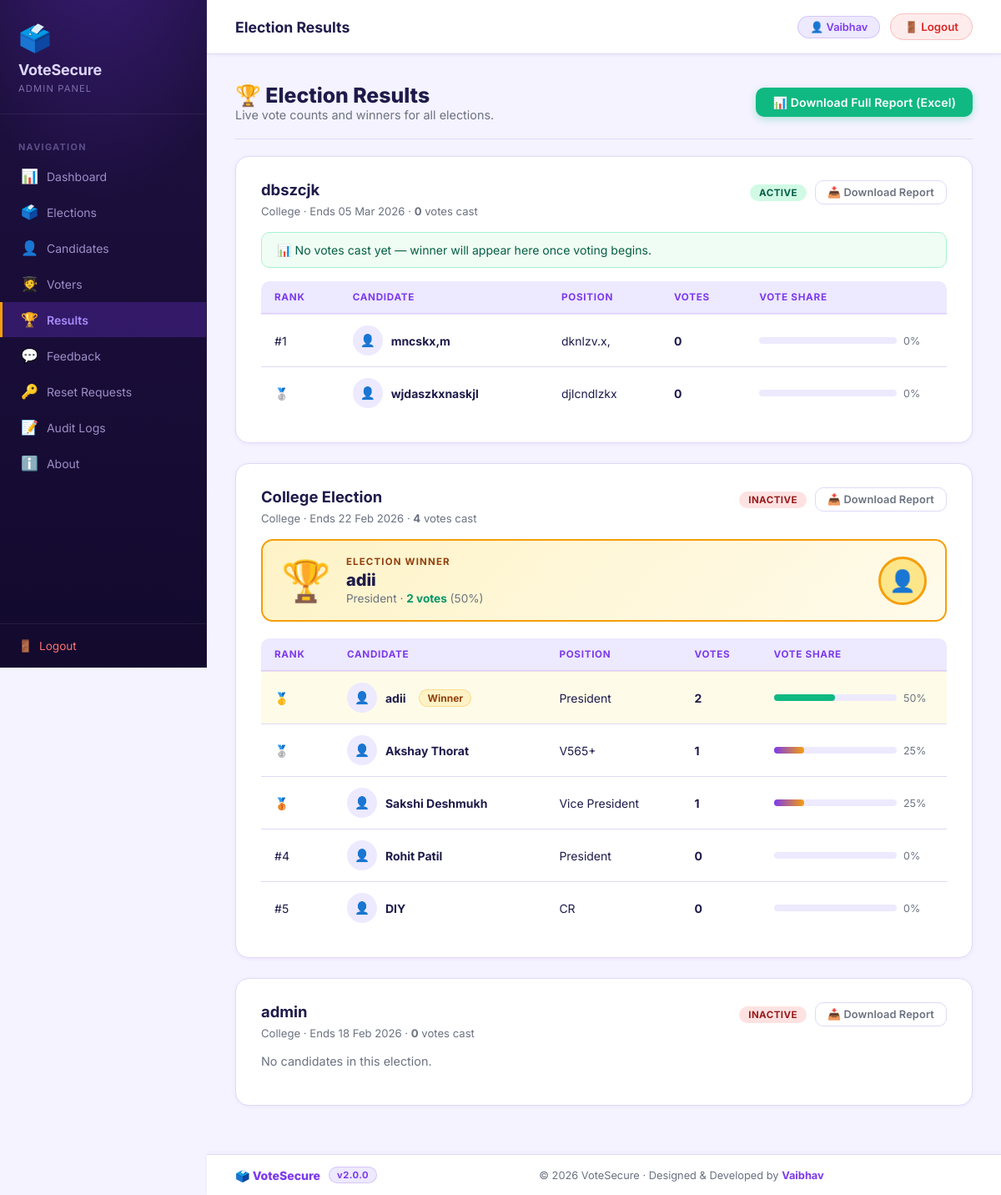
The app's page /admin/results.php (signed in), older data.
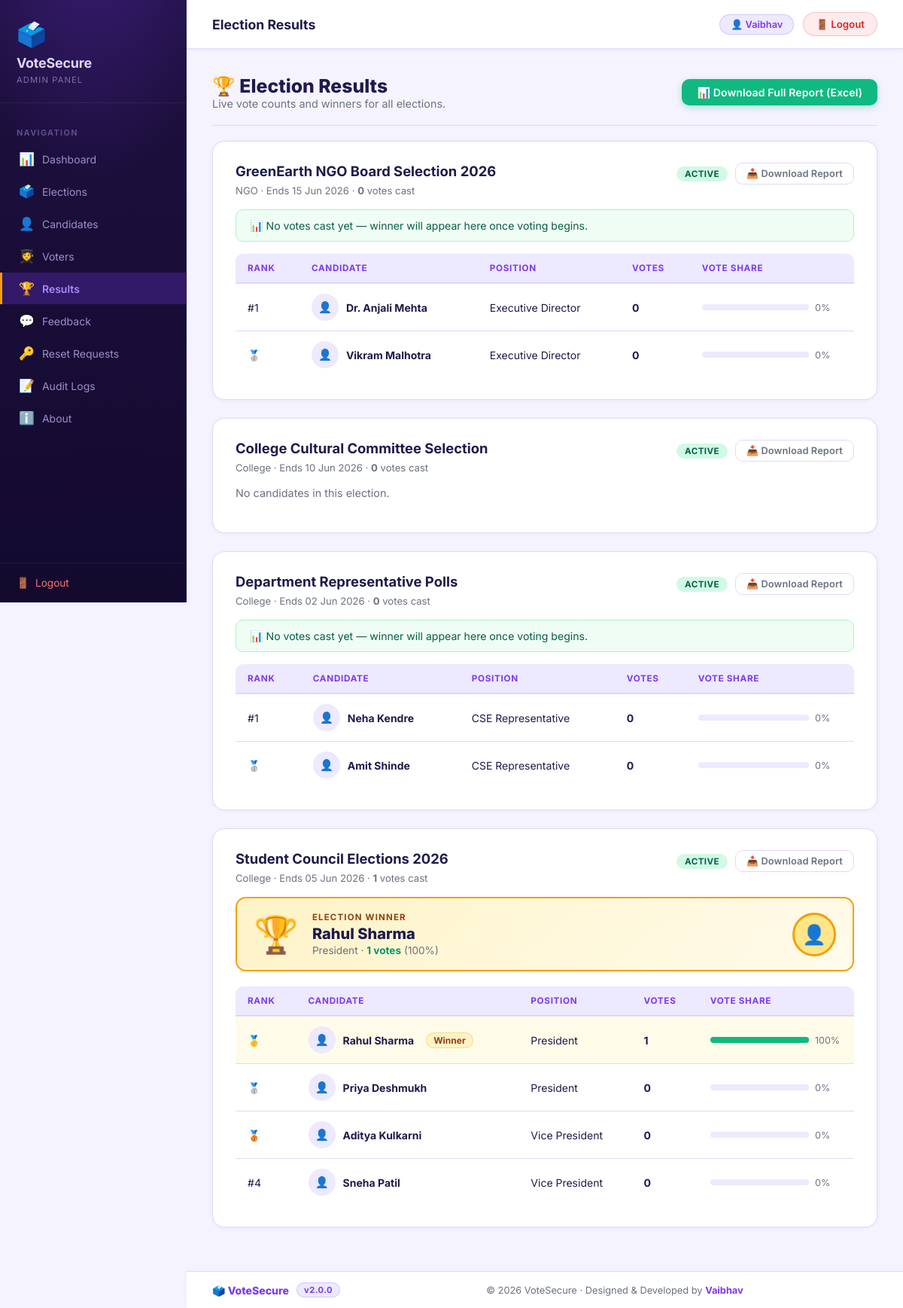
The same page, newer data.
### tables this page shows
CREATE TABLE `elections` (
  `id` int(11) NOT NULL,
  `title` varchar(255) NOT NULL,
  `type` varchar(100) NOT NULL,
  `start_date` date NOT NULL,
  `end_date` date NOT NULL,
  `status` varchar(20) DEFAULT 'Inactive',
  `winner_id` int(11) DEFAULT NULL
);

CREATE TABLE `candidates` (
  `id` int(11) NOT NULL,
  `name` varchar(100) NOT NULL,
  `position` varchar(100) NOT NULL,
  `election_id` int(11) NOT NULL,
  `image` varchar(255) DEFAULT NULL,
  `manifesto` text DEFAULT NULL
);

### admin/results.php (the view, shortened to what the changed rows need)
<?php
include("../config/database.php");
include("includes/header.php");
$elections = $conn->query("SELECT * FROM elections ORDER BY id DESC")->fetch_all(MYSQLI_ASSOC);
?>
<div style="display:flex;align-items:center;justify-content:space-between;flex-wrap:wrap;gap:12px;margin-bottom:6px;">
    <div>
        <h1 class="page-title" style="margin-bottom:0;">🏆 Election Results</h1>
    </div>
</div>
<?php foreach ($elections as $election):
    $eid = (int)$election['id'];
    $cands = $conn->query(
        "SELECT c.id, c.name, c.position, c.image, COUNT(v.id) AS votes
         FROM candidates c
         LEFT JOIN votes v ON c.id = v.candidate_id
         WHERE c.election_id = $eid
         GROUP BY c.id
         ORDER BY votes DESC"
    )->fetch_all(MYSQLI_ASSOC);
    $total_votes = array_sum(array_column($cands, 'votes'));
    $max_votes   = !empty($cands) ? (int)$cands[0]['votes'] : 0;
    $winner      = ($max_votes > 0 && !empty($cands)) ? $cands[0] : null;
?>
<div class="card">
    <div style="display:flex;align-items:flex-start;justify-content:space-between;gap:12px;margin-bottom:16px;flex-wrap:wrap;">
        <div>
            <h2 style="font-size:1.15rem;font-weight:700;margin:0 0 4px;">
                <?php echo htmlspecialchars($election['title']); ?>
            </h2>
            <span style="font-size:.82rem;color:#6b7280;">
                <?php echo htmlspecialchars($election['type']); ?> ·
                Ends <?php echo date('d M Y', strtotime($election['end_date'])); ?> ·
                <strong><?php echo $total_votes; ?></strong> votes cast
            </span>
        </div>
        <div style="display:flex;align-items:center;gap:10px;">
            <span class="badge <?php echo $election['status']==='Active' ? 'badge-success' : 'badge-danger'; ?>">
                <?php echo $election['status']; ?>
            </span>
            <a href="export_results.php?election=<?php echo $eid; ?>"
               class="btn btn-outline btn-sm" target="_blank"
               title="Download Excel report for this election only">
                📥 Download Report
            </a>
        </div>
    </div>
    <?php if ($winner): ?>
    <div style="
        background: linear-gradient(135deg, #fef3c7, #fffbeb);
        border: 2px solid #f59e0b;
        border-radius: 14px;
        padding: 18px 22px;
        margin-bottom: 20px;
        display: flex;
        align-items: center;
        gap: 18px;
    ">
        <div style="font-size:3rem;line-height:1;flex-shrink:0;">🏆</div>
        <div>
            <div style="font-size:.72rem;font-weight:700;text-transform:uppercase;letter-spacing:.1em;color:#92400e;margin-bottom:3px;">
                Election Winner
            </div>
            <div style="font-size:1.25rem;font-weight:800;color:#1e1b4b;">
                <?php echo htmlspecialchars($winner['name']); ?>
            </div>
            <div style="font-size:.85rem;color:#6b7280;margin-top:2px;">
                <?php echo htmlspecialchars($winner['position']); ?> ·
                <strong style="color:#059669;"><?php echo $winner['votes']; ?> votes</strong>
                (<?php echo ($total_votes > 0) ? round(($winner['votes']/$total_votes)*100,1) : 0; ?>%)
            </div>
        </div>
        <?php if (!empty($winner['image'])): ?>
        <div style="width:58px;height:58px;border-radius:50%;background:#fde68a;display:none;align-items:center;justify-content:center;font-size:1.6rem;margin-left:auto;border:3px solid #f59e0b;">👤</div>
        <?php else: ?>
        <div style="width:58px;height:58px;border-radius:50%;background:#fde68a;display:flex;align-items:center;justify-content:center;font-size:1.6rem;margin-left:auto;border:3px solid #f59e0b;">👤</div>
        <?php endif; ?>
    </div>
    <?php elseif (empty($cands)): ?>
        <p style="color:#6b7280;font-size:.9rem;margin-bottom:16px;">No candidates in this election.</p>
    <?php else: ?>
        <div style="background:#f0fdf4;border:1px solid #a7f3d0;border-radius:10px;padding:12px 18px;margin-bottom:16px;font-size:.88rem;color:#065f46;">
            📊 No votes cast yet — winner will appear here once voting begins.
        </div>
    <?php endif; ?>
    <?php if (!empty($cands)): ?>
    <div class="table-wrap">
        <table class="data-table">
            <thead>
                <tr>
                    <th>Rank</th>
                    <th>Candidate</th>
                    <th>Position</th>
                    <th>Votes</th>
                    <th>Vote Share</th>
                </tr>
            </thead>
            <tbody>
            <?php foreach ($cands as $i => $row):
                $pct    = ($total_votes > 0) ? round(($row['votes'] / $total_votes) * 100, 1) : 0;
                $is_win = ($max_votes > 0 && $row['votes'] == $max_votes);
            ?>
            <tr <?php echo $is_win ? 'class="winner-row"' : ''; ?>>
                <td>
                    <?php
                    if ($is_win)   echo '🥇';
                    elseif ($i===1) echo '🥈';
                    elseif ($i===2) echo '🥉';
                    else           echo '#'.($i+1);
                    ?>
                </td>
                <td>
                    <div style="display:flex;align-items:center;gap:10px;">
                        <?php if (!empty($row['image'])): ?>
                            <div style="width:36px;height:36px;border-radius:50%;background:#ede9fe;display:none;align-items:center;justify-content:center;font-size:.9rem;">👤</div>
                        <?php else: ?>
                            <div style="width:36px;height:36px;border-radius:50%;background:#ede9fe;display:flex;align-items:center;justify-content:center;font-size:.9rem;">👤</div>
                        <?php endif; ?>
                        <strong><?php echo htmlspecialchars($row['name']); ?></strong>
                        <?php if ($is_win): ?><span class="winner-label">Winner</span><?php endif; ?>
                    </div>
                </td>
                <td><?php echo htmlspecialchars($row['position']); ?></td>
                <td><strong><?php echo $row['votes']; ?></strong></td>
                <td style="min-width:140px;">
                    <div style="display:flex;align-items:center;gap:8px;">
                        <div class="progress-bar-wrap" style="flex:1;">
                            <div class="progress-bar-fill"
                                 style="width:<?php echo $pct; ?>%;<?php echo $is_win?'background:var(--success)':''; ?>">
                            </div>
                        </div>
                        <span style="font-size:.78rem;color:#6b7280;width:36px;"><?php echo $pct; ?>%</span>
                    </div>
                </td>
            </tr>
            <?php endforeach; ?>
            </tbody>
        </table>
    </div>
    <?php endif; ?>
</div>
<?php endforeach; ?>
<?php include("includes/footer.php"); ?>

### admin/includes/header.php (shortened to what the changed rows need)
<?php
$current    = basename($_SERVER['PHP_SELF']);
$nav_items = [
    'dashboard.php'         => ['icon' => '📊', 'label' => 'Dashboard'],
    'manage_elections.php'  => ['icon' => '🗳️',  'label' => 'Elections'],
    'manage_candidates.php' => ['icon' => '👤',  'label' => 'Candidates'],
    'manage_voters.php'     => ['icon' => '🧑‍🎓', 'label' => 'Voters'],
    'results.php'           => ['icon' => '🏆',  'label' => 'Results'],
    'feedback.php'          => ['icon' => '💬',  'label' => 'Feedback'],
    'reset_requests.php'    => ['icon' => '🔑',  'label' => 'Reset Requests'],
    'logs.php'              => ['icon' => '📝',  'label' => 'Audit Logs'],
    'about.php'             => ['icon' => 'ℹ️',  'label' => 'About'],
];
?>
<!DOCTYPE html>
<html lang="en">
<head>
    <link rel="stylesheet" href="../assets/css/admin.css">
</head>
<body>
<aside class="sidebar">
    <nav class="sidebar-nav">
        <?php foreach($nav_items as $file => $item): ?>
        <a href="<?php echo $file; ?>"
           class="sidebar-link <?php echo ($current === $file) ? 'active' : ''; ?>">
            <span class="nav-icon"><?php echo $item['icon']; ?></span>
            <span><?php echo $item['label']; ?></span>
        </a>
        <?php endforeach; ?>
    </nav>
</aside>
<div class="admin-wrapper">
    <div class="page-content">

Row changes from the older to the newer data that the page shows:
removed elections: title "dbszcjk", type "College", end_date "05 Mar 2026", total_votes "0", status "ACTIVE", shows "📊 No votes cast yet — winner will appear here once voting begins."
removed candidates: name "mncskx,m", position "dknlzv.x,", votes "0", pct "0", shown under "dbszcjk"
removed candidates: name "wjdaszkxnaskjl", position "djlcndlzkx", votes "0", pct "0", shown under "dbszcjk"
removed elections: title "College Election", type "College", end_date "22 Feb 2026", total_votes "4", status "INACTIVE", candidates.name "adii", candidates.position "President", votes "2", votes "50", candidates (name "DIY", position "CR", votes "0", pct "0")
removed candidates: name "adii", shows "Winner", position "President", votes "2", pct "50", shown under "College Election"
removed candidates: name "Akshay Thorat", position "V565+", votes "1", pct "25", shown under "College Election"
removed candidates: name "Sakshi Deshmukh", position "Vice President", votes "1", pct "25", shown under "College Election"
removed candidates: name "Rohit Patil", position "President", votes "0", pct "0", shown under "College Election"
changed elections: title "admin" → "GreenEarth NGO Board Selection 2026"; type "College" → "NGO"; end_date "18 Feb 2026" → "15 Jun 2026"; status "INACTIVE" → "ACTIVE"; text "No candidates in this election." → "📊 No votes cast yet — winner will appear here once voting begins. RANK CANDIDATE POSITION VOTES VOTE SHARE"
added candidates: name "Dr. Anjali Mehta", position "Executive Director", votes "0", pct "0", shown under elections "GreenEarth NGO Board Selection 2026"
added candidates: name "Vikram Malhotra", position "Executive Director", votes "0", pct "0", shown under elections "GreenEarth NGO Board Selection 2026"
added elections: title "College Cultural Committee Selection", type "College", end_date "10 Jun 2026", total_votes "0", status "ACTIVE", shows "No candidates in this election."
added elections: title "Department Representative Polls", type "College", end_date "02 Jun 2026", total_votes "0", status "ACTIVE", shows "📊 No votes cast yet — winner will appear here once voting begins.", candidates (name "Neha Kendre", position "CSE Representative", votes "0", pct "0")
added candidates: name "Amit Shinde", position "CSE Representative", votes "0", pct "0", shown under "Department Representative Polls"
added elections: title "Student Council Elections 2026", type "College", end_date "05 Jun 2026", total_votes "1", status "ACTIVE", candidates.name "Rahul Sharma", candidates.position "President", votes "1", votes "100"
added candidates: name "Rahul Sharma", shows "Winner", position "President", votes "1", pct "100", shown under "Student Council Elections 2026"
added candidates: name "Priya Deshmukh", position "President", votes "0", pct "0", shown under "Student Council Elections 2026"
added candidates: name "Aditya Kulkarni", position "Vice President", votes "0", pct "0", shown under "Student Council Elections 2026"
added candidates: name "Sneha Patil", position "Vice President", votes "0", pct "0", shown under "Student Council Elections 2026"
